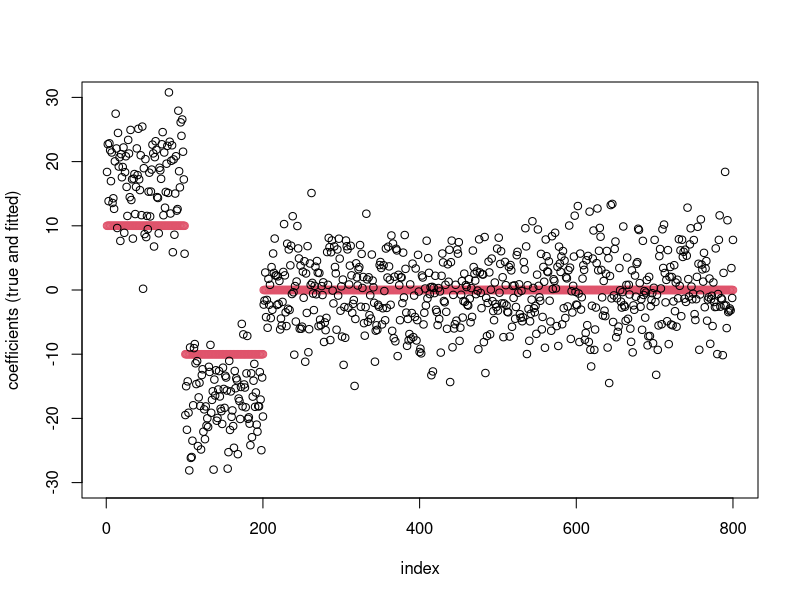
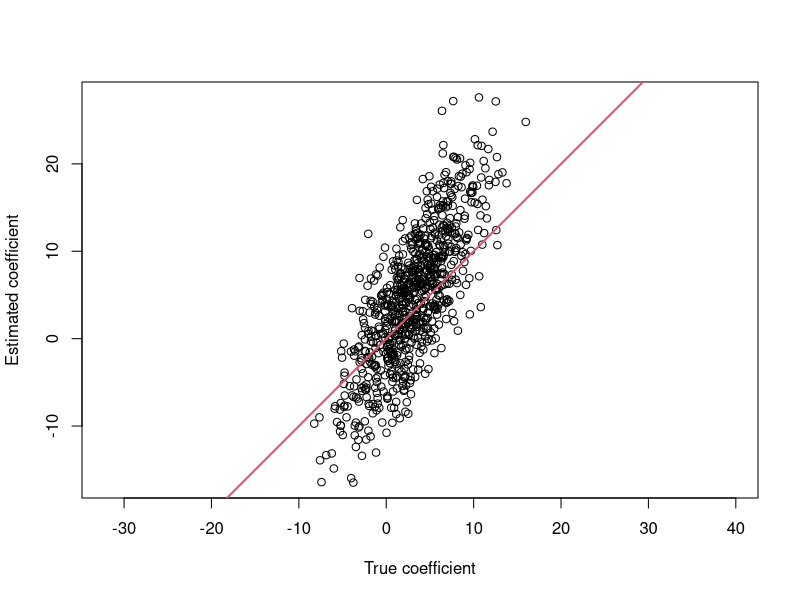
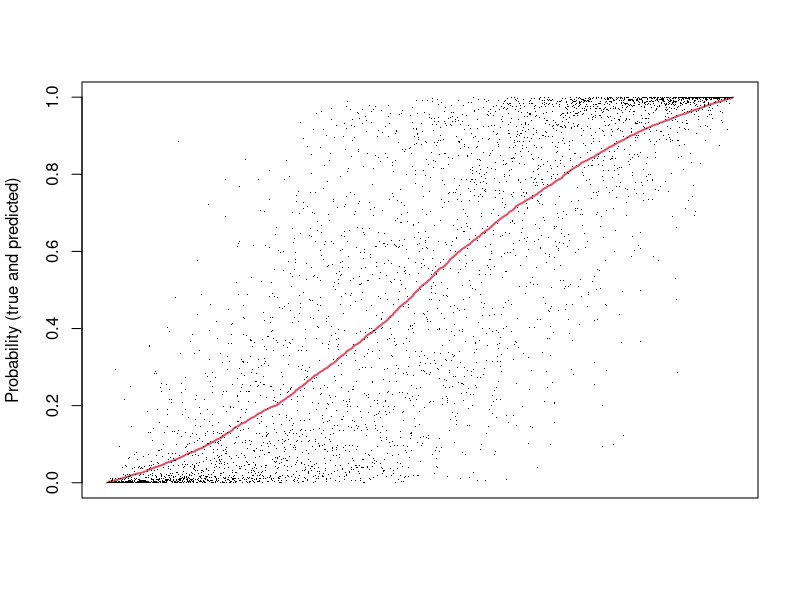
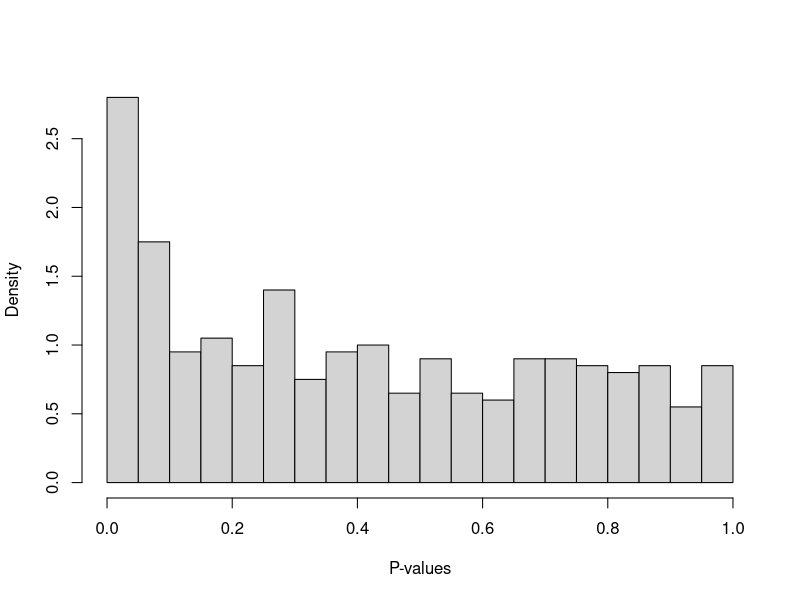
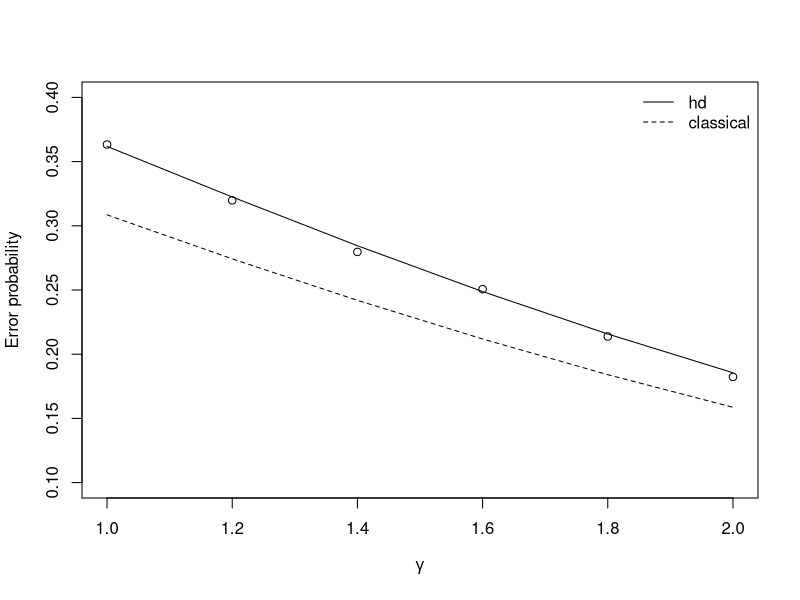
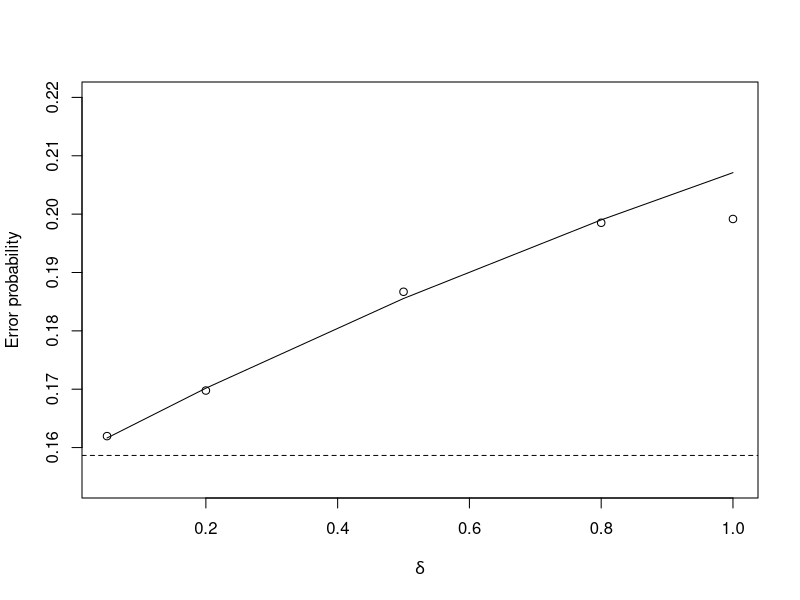
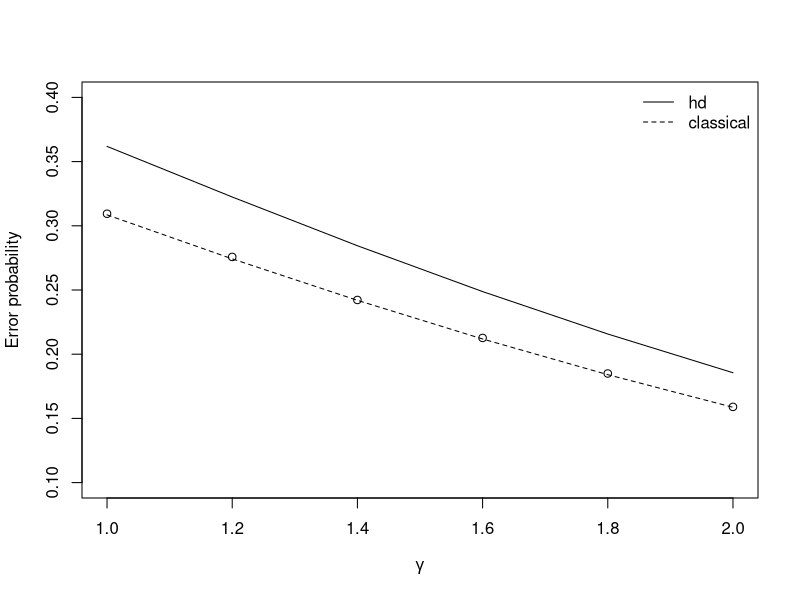

Reproduce these figures in R, in order.
#=======================================
# CLASSICAL VS HIGHDIMENSIONAL THEORY
#=======================================


#---------------------------------------
# Logistic regression
#---------------------------------------

rm(list=ls())

n <- 4000
p <- 800

beta = c(rep(10,100),rep(-10,100),rep(0,600))
set.seed(123)
X = matrix(rnorm(n*p, mean=0, sd = 1/sqrt(n)), ncol=p)
lp = X%*%beta
pr_1 <- exp(lp)/(1+exp(lp))
y <- rbinom(n,size=1,prob=pr_1)

fit <- glm(y~X,family="binomial")

#pdf("Figure_logistic_coef.pdf")
plot(1:p,beta, type="p", col=2, xlab="index", ylab="coefficients (true and fitted)", ylim=c(-30,30))
points(1:p,fit$coefficients[-1])
#dev.off()

set.seed(123)
beta = rnorm(p,3,sqrt(16))

lp = X%*%beta
pr_1 <- exp(lp)/(1+exp(lp))
y <- rbinom(n,size=1,prob=pr_1)

fit <- glm(y~X,family="binomial")

#pdf("Figure_logistic_slope.pdf")
plot(beta,fit$coefficients[-1],  xlab="True coefficient", ylab="Estimated coefficient", asp=1)
abline(a=0,b=1,lwd=2,col=2)
#dev.off()

set.seed(123)
X_new <- matrix(rnorm(n*p, mean=0, sd = 1/sqrt(n)), ncol=p)

lp_true <- X_new %*% beta
p_1_true <- exp(lp_true)/(1+exp(lp_true))
p_1_hat <- predict(fit, newdata=data.frame(X), "response")
ix <- sort(p_1_true, index.return=TRUE)$ix

#pdf("Figure_logistic_prob.pdf")
plot(p_1_true[ix], type="l", col=2, lwd=2, ylab="Probability (true and predicted)", xaxt="n", xlab="")
points(p_1_hat[ix], pch=".")
#dev.off()


set.seed(123)
beta = c(rep(0,p/2), rnorm(p/2,7,1))

lp = X%*%beta
pr_1 <- exp(lp)/(1+exp(lp))
y <- rbinom(n,size=1,prob=pr_1)

fit <- glm(y~X,family="binomial")

#pdf("Figure_logistic_pvalues.pdf")
hist(summary(fit)$coeff[2:((p/2)+1),4], freq=F, 20, xlab="P-values", main="")
#dev.off()


#---------------------------------------
# Linear discriminant analysis
#---------------------------------------

rm(list=ls())

library(MASS)

n <- 800
p <- 400

sim_err_hat = function(gamma, p, delta){
  mu_A = rep(0,p)
  mu_B = rep(gamma/sqrt(p),p)
  n = p / delta
  x_A = mvrnorm(n,mu_A, Sigma = diag(rep(1,p)))
  x_B = mvrnorm(n,mu_B, Sigma = diag(rep(1,p)))
  mu_A_hat = colMeans(x_A)
  mu_B_hat = colMeans(x_B)
  SD = sqrt( crossprod( mu_A_hat - mu_B_hat ) )
  pr_A = pnorm(0, crossprod(mu_A_hat - mu_B_hat, mu_A - (mu_A_hat + mu_B_hat)/2), sd = SD )
  pr_B = 1-pnorm(0, crossprod(mu_A_hat - mu_B_hat, mu_B - (mu_A_hat + mu_B_hat)/2), sd = SD )
  Err_hat = pr_A/2 + pr_B/2
  return(Err_hat)
}


gammas = seq(1,2,length.out = 6)
delta = p/n

Err = pnorm(-gammas/2)
Err_hd = pnorm(-gammas^2/(2*sqrt(gammas^2 + 2*delta)))
plot(gammas, Err_hd, type="l", ylab="Error probability",
     ylim=c(0.1,0.4), xlab=expression(gamma))
lines(gammas, Err, lty=2)
legend(legend=c("hd","classical"), "topright", lty=1:2, bty="n")
Err_hat = vector()

set.seed(123)
B = 1
for (i in 1:length(gammas)){
  Err_hat[i] = mean(replicate(B, sim_err_hat(gamma=gammas[i],p=p, delta=p/n)))
}
points(gammas, Err_hat)


deltas = c(0.05,.2,.5,.8,1)

Err = pnorm(-1)
Err_hd = pnorm(-2^2/(2*sqrt(2^2 + 2*deltas)))
plot(deltas, Err_hd, type="l", ylab="Error probability",
     ylim=c(0.154,0.22),xlab=expression(delta))
abline(h=Err, lty=2)
Err_hat = vector()

set.seed(123)
B = 1
for (i in 1:length(deltas)){
  Err_hat[i] = mean(replicate(B, sim_err_hat(gamma=2,delta=deltas[i],p=p)))
}
points(deltas, Err_hat)



sim_err_hat_s = function(gamma, p, s, delta){
  mu = rep(0,p)
  mu[1:s]<- gamma/sqrt(s)
  mu_A = mu/2
  mu_B = -mu/2
  n = p / delta
  x_A = mvrnorm(n,mu_A, Sigma = diag(rep(1,p)))
  x_B = mvrnorm(n,mu_B, Sigma = diag(rep(1,p)))
  lambda <- sqrt(2*log(p)/n)
  mu_A_hat = colMeans(x_A)
  mu_B_hat = colMeans(x_B)
  mu_A_hat[abs(mu_A_hat) < lambda]<-0
  mu_B_hat[abs(mu_B_hat) < lambda]<-0
  SD = sqrt( t(mu_A_hat - mu_B_hat) %*% (mu_A_hat - mu_B_hat) )
  pr_A = pnorm(0, crossprod(mu_A_hat - mu_B_hat, mu_A - (mu_A_hat + mu_B_hat)/2), sd = SD )
  pr_B = 1-pnorm(0, crossprod(mu_A_hat - mu_B_hat, mu_B - (mu_A_hat + mu_B_hat)/2), sd = SD )
  Err_hat = pr_A/2 + pr_B/2
  return(Err_hat)
}


Err = pnorm(-gammas/2)
Err_hd = pnorm(-gammas^2/(2*sqrt(gammas^2 + 2*delta)))
plot(gammas, Err_hd, type="l", ylab="Error probability",
     ylim=c(0.1,0.4), xlab=expression(gamma))
lines(gammas, Err, lty=2)
legend(legend=c("hd","classical"), "topright", lty=1:2, bty="n")
Err_hat = vector()

set.seed(123)
B = 1
for (i in 1:length(gammas)){
  Err_hat[i] = mean(replicate(B, sim_err_hat_s(gamma=gammas[i],p=p, s=5, delta=p/n)))
}
points(gammas, Err_hat)




